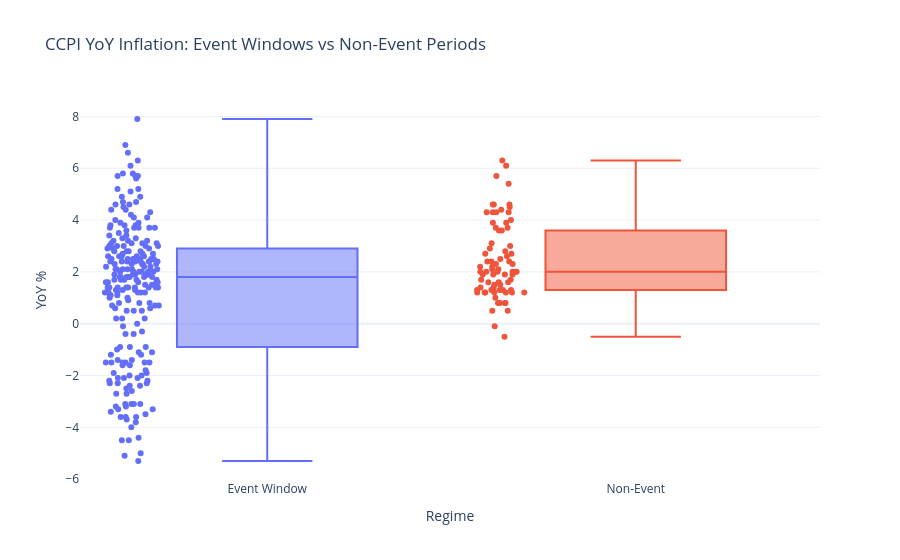

Notebook code cell kept with this figure:
### Code cell
# 8) Additional EDA: event vs non-event inflation regime comparison
regime_df = monthly.copy()

if "Event_Count" not in regime_df.columns:
    if "Event_Period" in regime_df.columns:
        regime_df["Event_Count"] = (
            regime_df["Event_Period"]
            .fillna("None")
            .replace("None", "")
            .apply(lambda x: 0 if x == "" else len(str(x).split(" | ")))
        )
    else:
        regime_df["Event_Count"] = regime_df.get("In_Event_Window", False).astype(int)

if "In_Event_Window" not in regime_df.columns:
    regime_df["In_Event_Window"] = regime_df["Event_Count"] > 0

regime_df = regime_df[["Date", "CCPI_yoy_pct", "In_Event_Window", "Event_Count"]].dropna(subset=["CCPI_yoy_pct"]).copy()
regime_df["Regime"] = regime_df["In_Event_Window"].map({True: "Event Window", False: "Non-Event"})

fig = px.box(
    regime_df,
    x="Regime",
    y="CCPI_yoy_pct",
    points="all",
    color="Regime",
    title="CCPI YoY Inflation: Event Windows vs Non-Event Periods",
)
fig.update_layout(template="plotly_white", yaxis_title="YoY %", showlegend=False, dragmode="pan")
fig.show(config={"scrollZoom": True, "doubleClick": "reset+autosize"})

fig2 = px.scatter(
    regime_df,
    x="Event_Count",
    y="CCPI_yoy_pct",
    color="Regime",
    title="CCPI YoY Inflation vs Number of Overlapping Events",
    labels={"Event_Count": "Number of Active Events", "CCPI_yoy_pct": "YoY %"},
)
fig2.update_layout(template="plotly_white", dragmode="pan")
fig2.show(config={"scrollZoom": True, "doubleClick": "reset+autosize"})

### Figure 1 — Plotly figure (JSON) as saved in the notebook; plotly's stock layout.template omitted (floating-point values rounded to 4 significant figures; data arrays with more than 128 entries replaced by an {"elided": "..."} marker saying what was removed)
{"data": [{"alignmentgroup": "True", "boxpoints": "all", "hovertemplate": "Regime=%{x}<br>CCPI_yoy_pct=%{y}<extra></extra>", "legendgroup": "Event Window", "marker": {"color": "#636efa"}, "name": "Event Window", "notched": false, "offsetgroup": "Event Window", "orientation": "v", "showlegend": true, "type": "box", "x": {"elided": "234 str values"}, "x0": " ", "xaxis": "x", "y": {"elided": "234 float values"}, "y0": " ", "yaxis": "y"}, {"alignmentgroup": "True", "boxpoints": "all", "hovertemplate": "Regime=%{x}<br>CCPI_yoy_pct=%{y}<extra></extra>", "legendgroup": "Non-Event", "marker": {"color": "#EF553B"}, "name": "Non-Event", "notched": false, "offsetgroup": "Non-Event", "orientation": "v", "showlegend": true, "type": "box", "x": ["Non-Event", "Non-Event", "Non-Event", "Non-Event", "Non-Event", "Non-Event", "Non-Event", "Non-Event", "Non-Event", "Non-Event", "Non-Event", "Non-Event", "Non-Event", "Non-Event", "Non-Event", "Non-Event", "Non-Event", "Non-Event", "Non-Event", "Non-Event", "Non-Event", "Non-Event", "Non-Event", "Non-Event", "Non-Event", "Non-Event", "Non-Event", "Non-Event", "Non-Event", "Non-Event", "Non-Event", "Non-Event", "Non-Event", "Non-Event", "Non-Event", "Non-Event", "Non-Event", "Non-Event", "Non-Event", "Non-Event", "Non-Event", "Non-Event", "Non-Event", "Non-Event", "Non-Event", "Non-Event", "Non-Event", "Non-Event", "Non-Event", "Non-Event", "Non-Event", "Non-Event", "Non-Event", "Non-Event", "Non-Event", "Non-Event", "Non-Event", "Non-Event", "Non-Event", "Non-Event", "Non-Event", "Non-Event", "Non-Event", "Non-Event", "Non-Event", "Non-Event", "Non-Event", "Non-Event", "Non-Event", "Non-Event", "Non-Event", "Non-Event", "Non-Event", "Non-Event", "Non-Event", "Non-Event", "Non-Event", "Non-Event"], "x0": " ", "xaxis": "x", "y": [-0.5, 0.8, 0.8, 0.5, 0.8, 1.2, 1.3, 1.4, 1.6, 1.3, 1.2, 1.3, 1.9, 1.2, 1.6, 1.9, 2.1, 2.2, 2.3, 2.5, 2.1, 2.0, 2.2, 2.3, 2.0, 0.8, 2.4, 1.3, 1.2, 1.3, 1.5, 5.4, 5.7, 6.1, 6.3, 4.6, 1.0, 2.8, 2.0, 2.4, 3.0, 4.4, 3.6, 4.0, 4.5, 4.6, 4.3, 4.3, 4.3, 4.6, 3.9, 3.9, 3.7, 3.7, 3.6, 2.9, 2.7, 2.6, 2.4, 4.3, 2.7, 1.2, 1.2, 1.2, 1.3, -0.1, 0.5, 2.0, 2.0, 1.9, 2.0, 1.9, 1.4, 1.5, 1.6, 1.7, 1.7, 3.1], "y0": " ", "yaxis": "y"}], "layout": {"boxmode": "overlay", "dragmode": "pan", "legend": {"title": {"text": "Regime"}, "tracegroupgap": 0}, "showlegend": false, "title": {"text": "CCPI YoY Inflation: Event Windows vs Non-Event Periods"}, "xaxis": {"anchor": "y", "categoryarray": ["Event Window", "Non-Event"], "categoryorder": "array", "domain": [0, 1], "title": {"text": "Regime"}}, "yaxis": {"anchor": "x", "domain": [0, 1], "title": {"text": "YoY %"}}}}
